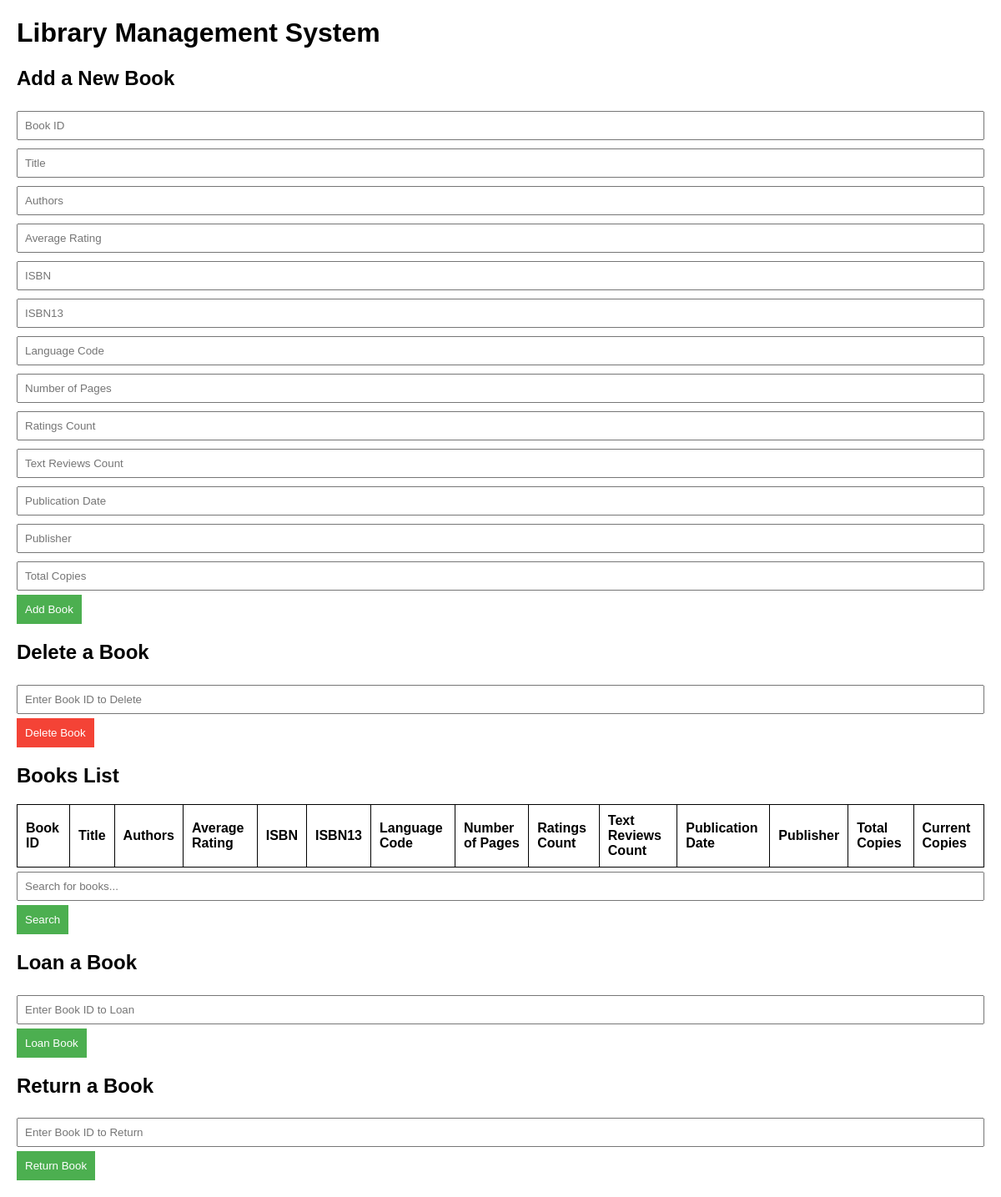
Before: / with the older database file.
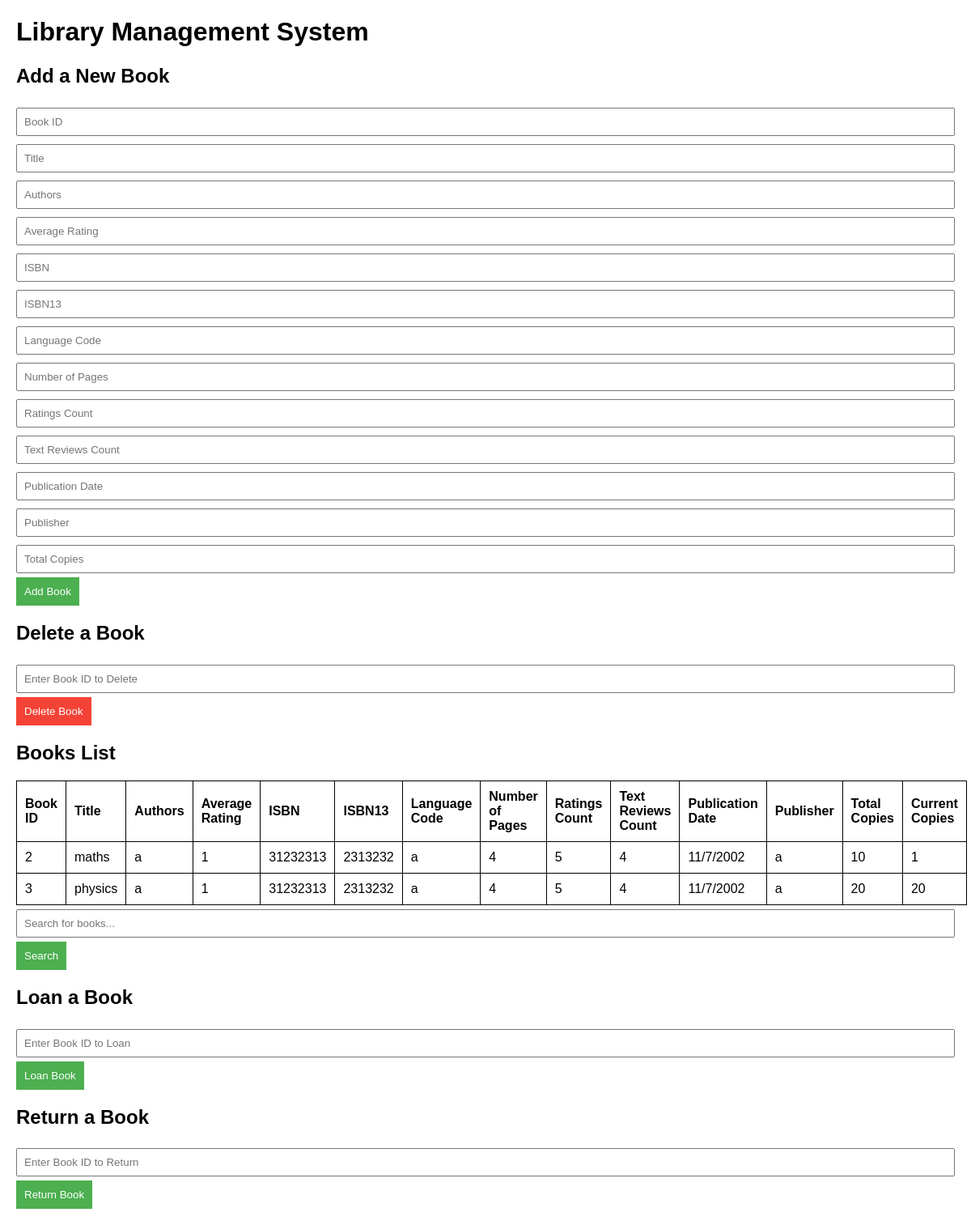
After: the same page with the newer database file.
### app.py (models this page shows, shortened)
class Books(db.Model):
    bookID = db.Column(db.String(250), primary_key=True, nullable=False)
    title = db.Column(db.String(250), nullable=False)
    authors = db.Column(db.String(250))
    average_rating = db.Column(db.String(250))
    isbn = db.Column(db.String(250))
    isbn13 = db.Column(db.String(250))
    language_code = db.Column(db.String(250))
    num_pages = db.Column(db.String(250))
    ratings_count = db.Column(db.String(250))
    text_reviews_count = db.Column(db.String(250))
    publication_date = db.Column(db.String(250))
    publisher = db.Column(db.String(250))
    no_of_copies_total = db.Column(db.Integer)
    no_of_copies_current = db.Column(db.Integer)

### app.py (the view)
@app.route('/')
def index():
    books = Books.query.all()
    available_books = [book for book in books if book.no_of_copies_current > 0]
    return render_template('index.html', books=books, available_books=available_books)

### templates/index.html (shortened to what this page needs)
<!DOCTYPE html>
<html lang="en">
<head>
</head>
<body>
    <h1>Library Management System</h1>
    <form action="{{ url_for('add_book') }}" method="POST">
        <h2>Add a New Book</h2>
        <input type="text" name="bookID" placeholder="Book ID" required>
        <input type="text" name="title" placeholder="Title" required>
        <input type="text" name="authors" placeholder="Authors">
        <input type="text" name="average_rating" placeholder="Average Rating">
        <input type="text" name="isbn" placeholder="ISBN">
        <input type="text" name="isbn13" placeholder="ISBN13">
        <input type="text" name="language_code" placeholder="Language Code">
        <input type="text" name="num_pages" placeholder="Number of Pages">
        <input type="text" name="ratings_count" placeholder="Ratings Count">
        <input type="text" name="text_reviews_count" placeholder="Text Reviews Count">
        <input type="text" name="publication_date" placeholder="Publication Date">
        <input type="text" name="publisher" placeholder="Publisher">
        <input type="number" name="no_of_copies_total" placeholder="Total Copies" required>
        <button type="submit">Add Book</button>
    </form>
    <form action="{{ url_for('delete_book') }}" method="POST">
        <h2>Delete a Book</h2>
        <input type="text" name="bookID" placeholder="Enter Book ID to Delete" required>
        <button type="submit" class="delete-button">Delete Book</button>
    </form>
    <h2>Books List</h2>
    <table>
        <tr>
            <th>Book ID</th>
            <th>Title</th>
            <th>Authors</th>
            <th>Average Rating</th>
            <th>ISBN</th>
            <th>ISBN13</th>
            <th>Language Code</th>
            <th>Number of Pages</th>
            <th>Ratings Count</th>
            <th>Text Reviews Count</th>
            <th>Publication Date</th>
            <th>Publisher</th>
            <th>Total Copies</th>
            <th>Current Copies</th>
        </tr>
        {% for book in books %}
        <tr>
            <td>{{ book.bookID }}</td>
            <td>{{ book.title }}</td>
            <td>{{ book.authors }}</td>
            <td>{{ book.average_rating }}</td>
            <td>{{ book.isbn }}</td>
            <td>{{ book.isbn13 }}</td>
            <td>{{ book.language_code }}</td>
            <td>{{ book.num_pages }}</td>
            <td>{{ book.ratings_count }}</td>
            <td>{{ book.text_reviews_count }}</td>
            <td>{{ book.publication_date }}</td>
            <td>{{ book.publisher }}</td>
            <td>{{ book.no_of_copies_total }}</td>
            <td>{{ book.no_of_copies_current }}</td>
        </tr>
        {% endfor %}
    </table>
    <form action="{{ url_for('search') }}" method="get">
        <input type="text" name="query" placeholder="Search for books..." value="{{ request.args.get('query', '') }}">
        <button type="submit">Search</button>
    </form>
    <h2>Loan a Book</h2>
<form action="{{ url_for('loan_book') }}" method="POST">
    <input type="text" name="bookID" placeholder="Enter Book ID to Loan" required>
    <button type="submit">Loan Book</button>
</form>
<h2>Return a Book</h2>
<form action="{{ url_for('return_book') }}" method="POST">
    <input type="text" name="bookID" placeholder="Enter Book ID to Return" required>
    <button type="submit">Return Book</button>
</form>
</body>
</html>

### templates/index.html (style rules this page uses)
body { font-family: Arial, sans-serif; margin: 20px; }
form { margin-bottom: 20px; }
input[type="text"], input[type="number"], input[type="date"] { margin: 5px 0; padding: 8px; width: 100%; box-sizing: border-box; }
button { padding: 10px; background-color: #4CAF50; color: white; border: none; cursor: pointer; }
table { width: 100%; border-collapse: collapse; }
table, th, td { border: 1px solid black; }
th, td { padding: 10px; text-align: left; }
.delete-button { background-color: #f44336; }

Changed rows visible on the page:
added Books: bookID "2", title "maths", authors "a", average_rating "1", isbn "31232313", isbn13 "2313232", language_code "a", num_pages "4", ratings_count "5", text_reviews_count "4", publication_date "11/7/2002", publisher "a", no_of_copies_total "10", no_of_copies_current "1"
added Books: bookID "3", title "physics", authors "a", average_rating "1", isbn "31232313", isbn13 "2313232", language_code "a", num_pages "4", ratings_count "5", text_reviews_count "4", publication_date "11/7/2002", publisher "a", no_of_copies_total "20", no_of_copies_current "20"
